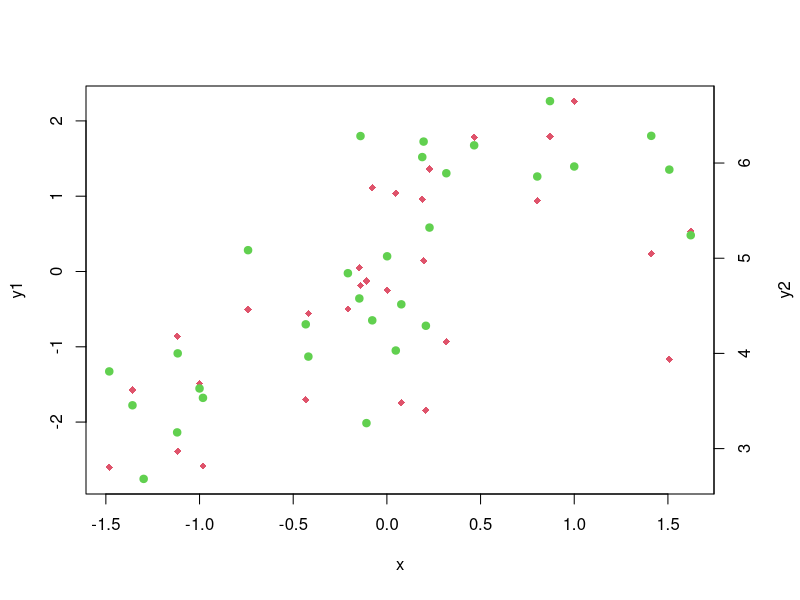

This chart was generated by the following R code:
set.seed(25852)
x=rnorm(30)                              #create sample data
y1=x+rnorm(30)
y2=x+rnorm(30,5)

par(mar=c(5,4,4,4)+0.3)                  #additional space for 2nd y-axis
plot(x,y1,pch=18,col=2)
par(new= T)                               #add new plot      
plot(x,y2,pch=19,col=3,
     axes=F,xlab = "",ylab = "")          #create 2nd plot without axes
axis(side=4,at=pretty(range(y2)))         #add 2nd axis
mtext("y2",side=4,line=3)                #add 2nd axis label
